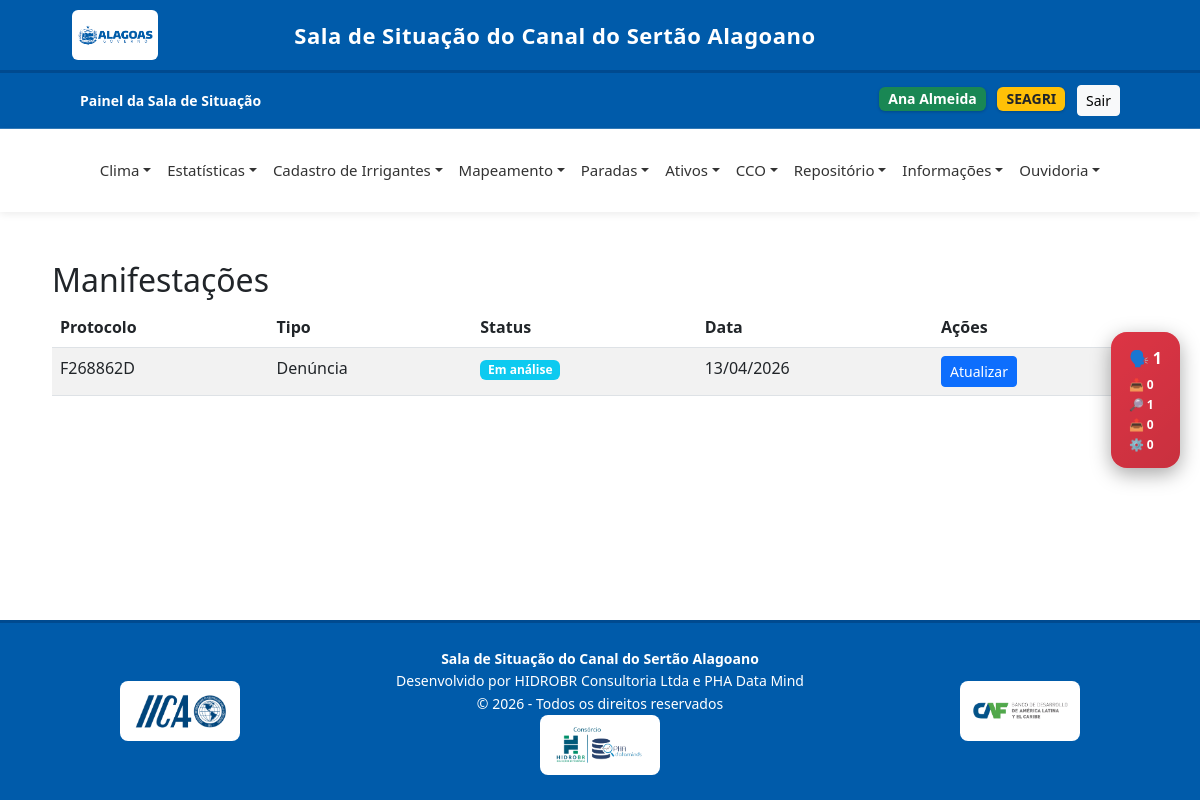
Screenshot of /ouvidoria/lista/ (signed in) with the database file from the repository.
### core/models.py (models this page shows, shortened)
class User(AbstractUser):
    GRUPOS_CHOICES = [
        ('seinfra', 'SEINFRA'),
        ('casal', 'CASAL'),
        ('segov', 'SEGOV'),
        ('seagri', 'SEAGRI'),
        ('arsal', 'ARSAL'),
        ('sefaz', 'SEFAZ'),
        ('iica', 'IICA'),
    ]
    grupo = models.CharField(max_length=50, choices=GRUPOS_CHOICES, blank=True, null=True)
    email = models.EmailField()
    groups = models.ManyToManyField(Group, related_name="+", blank=True)
    user_permissions = models.ManyToManyField(Permission, related_name="+", blank=True)

class Manifestacao(models.Model):
    TIPO_CHOICES = [
        ('denuncia', 'Denúncia'), #CASAL
        ('reclamacao', 'Reclamação'), #SEAGRI
        ('solicitacao', 'Solicitação'), #CASAL
        ('sugestao', 'Sugestão'), #SEAGRI
        ('elogio', 'Elogio'), #NÃO LEMBRO DE VER ALGUÉM ELOGIAR
    ]
    STATUS_CHOICES = [
        ('recebido', 'Recebido'),
        ('em_analise', 'Em análise'),
        ('encaminhado', 'Encaminhado'),
        ('em_andamento', 'Em andamento'),
        ('concluido', 'Concluído'),
    ]
    CLASSIFICACAO_CHOICES = [
        ('agropecuaria', 'Agropecuária'),
        ('consumo_humano', 'Consumo Humano'),
        ('outros', 'Outros'),
    ]
    nome = models.CharField(max_length=200, blank=True, null=True)
    email = models.EmailField(blank=True, null=True)
    telefone = models.CharField(max_length=20, blank=True, null=True)
    anonimo = models.BooleanField(default=False)
    classificacao = models.CharField(max_length=20, choices=CLASSIFICACAO_CHOICES, blank=True, null=True)
    tipo = models.CharField(max_length=20, choices=TIPO_CHOICES)
    assunto = models.CharField(max_length=200)
    descricao = models.TextField()
    municipio = models.CharField(max_length=150, blank=True, null=True)
    latitude = models.FloatField(blank=True, null=True)
    longitude = models.FloatField(blank=True, null=True)
    setor_responsavel = models.CharField(max_length=200, blank=True, null=True)
    status = models.CharField(
        max_length=20,
        choices=STATUS_CHOICES,
        default='recebido'
    )
    anexo = models.FileField(
        upload_to='ouvidoria/',
        blank=True,
        null=True
    )
    protocolo = models.CharField(max_length=20, unique=True)
    data_criacao = models.DateTimeField(auto_now_add=True)
    ultima_atualizacao = models.DateTimeField(auto_now=True)
    def cor_status(self):
        cores = {
            'recebido': 'secondary',
            'em_analise': 'info',
            'encaminhado': 'primary',
            'em_andamento': 'warning',
            'concluido': 'success',
            'indeferido': 'danger',
        }
        return cores.get(self.status, 'secondary')
    class Meta:
        ordering = ['-data_criacao']
        verbose_name = "Manifestação"
        verbose_name_plural = "Manifestações"

### core/views.py (the view)
# urls.py: path('ouvidoria/lista/', views.lista_manifestacoes, name='lista_manifestacoes'),
@login_required
def lista_manifestacoes(request):
    user = request.user
    limite = timezone.now() - timedelta(days=7)
    if user.grupo == 'seagri':
        manifestacoes = Manifestacao.objects.filter(setor_responsavel='SEAGRI')
    elif user.grupo == 'casal':
        manifestacoes = Manifestacao.objects.filter(setor_responsavel='CASAL')
    else:
        messages.error(request, "Você não tem permissão para acessar a ouvidoria!")
        return redirect('home')
    manifestacoes = manifestacoes.exclude(
        status='concluido',
        ultima_atualizacao__lt=limite
    )
    return render(request, 'ouvidoria/lista.html', {
        'manifestacoes': manifestacoes
    })

### templates/ouvidoria/lista.html
{% extends 'base.html' %}
{% load static %}
{% block content %}
<link rel="stylesheet" href="{% static 'css/lista.css' %}">
<div class="container mt-4">
    <h2>Manifestações</h2>
    {% if manifestacoes %}
        <table class="table table-striped">
            <thead>
                <tr>
                    <th>Protocolo</th>
                    <th>Tipo</th>
                    <th>Status</th>
                    <th>Data</th>
                    <th>Ações</th>
                </tr>
            </thead>
            <tbody>
                {% for m in manifestacoes %}
                <tr class="linha-clicavel" onclick="window.location='{% url 'acompanhar_manifestacao' m.protocolo %}'">
                    <td>{{ m.protocolo }}</td>
                    <td>{{ m.get_tipo_display }}</td>
                    <td>
                        <span class="badge bg-{{ m.cor_status }}">
                            {{ m.get_status_display }}
                        </span>
                    </td>
                    <td>{{ m.data_criacao|date:"d/m/Y" }}</td>
                    <td>
                        <a href="{% url 'atualizar_status' m.id %}"
                         class="btn btn-sm btn-primary"
                         onclick="event.stopPropagation();">
                          Atualizar
                        </a>
                    </td>
                </tr>
                {% endfor %}
            </tbody>
        </table>
    {% else %}
      <h6>Não há nenhuma manifestação a ser tratada no momento. </h6>
    {% endif %}
</div>
{% endblock %}

### templates/base.html (shortened to what this page needs)
{% load static %}
<!DOCTYPE html>
<html lang="pt-br">
<head>
    <link rel="stylesheet" href="{% static 'css/base.css' %}">
    <link href="https://cdn.jsdelivr.net/npm/bootstrap@5.3.0/dist/css/bootstrap.min.css" rel="stylesheet">
    <link rel="stylesheet" href="https://unpkg.com/leaflet/dist/leaflet.css"/>
</head>
<body>
<div class="header-institucional">
    <div class="container-fluid d-flex align-items-center justify-content-between">
        <div class="d-flex align-items-center">
            <img src="{% static 'img/governo.png' %}" height="100" class="me-4">
        </div>
        <div class="titulo-sistema text-center">
            <a class="navbar-brand align-items-center" href="{% url 'home' %}">
                Sala de Situação do Canal do Sertão Alagoano
            </a>
        </div>
    </div>
</div>
<div class="navbar-custom d-flex justify-content-between align-items-center">
    <div>
        <a class="navbar-brand align-items-center" href="{% url 'home' %}">
            <span><strong>Painel da Sala de Situação</strong></span>
        </a>
    </div>
    <div>
        {% if user.is_authenticated %}
            <span class="badge bg-success badge-usuario me-2">
                {{ user.get_full_name|default:user.username }}
            </span>
            <span class="badge bg-warning text-dark badge-usuario me-2">
                {{ user.get_grupo_display }}
            </span>
            <form action="{% url 'logout' %}" method="post" style="display:inline;">
                <button type="submit" class="btn btn-light btn-sm">Sair</button>
            </form>
        {% endif %}
    </div>
</div>
{% if user.is_authenticated %}
<nav class="navbar navbar-expand-lg navbar-light">
    <div class="container-fluid">
        <div class="collapse navbar-collapse justify-content-center" id="navbarMenu">
            <ul class="navbar-nav">
                <li class="nav-item dropdown">
                    <a class="nav-link dropdown-toggle" href="#">Clima</a>
                </li>
                <li class="nav-item dropdown">
                    <a class="nav-link dropdown-toggle" href="#">Estatísticas</a>
                </li>
                <li class="nav-item dropdown">
                    <a class="nav-link dropdown-toggle" href="#">Cadastro de Irrigantes</a>
                </li>
                <li class="nav-item dropdown">
                    <a class="nav-link dropdown-toggle" href="#">Mapeamento</a>
                </li>
                <li class="nav-item dropdown">
                    <a class="nav-link dropdown-toggle" href="#">Paradas</a>
                </li>
                <li class="nav-item dropdown">
                    <a class="nav-link dropdown-toggle" href="#">Ativos</a>
                </li>
                <li class="nav-item dropdown">
                    <a class="nav-link dropdown-toggle" href="#">CCO</a>
                </li>
                <li class="nav-item dropdown">
                    <a class="nav-link dropdown-toggle" href="#">Repositório</a>
                </li>
                <li class="nav-item dropdown">
                    <a class="nav-link dropdown-toggle" href="#">Informações</a>
                </li>
                {% if user.grupo == 'seagri' or user.grupo == 'casal' %}
                    <li class="nav-item dropdown">
                        <a class="nav-link dropdown-toggle" href="{% url 'lista_manifestacoes' %}">Ouvidoria</a>
                    </li>
                {% endif %}
            </ul>
        </div>
    </div>
</nav>
{% endif %}
<div class="container-main">
    {% block content %}
    {% endblock %}
</div>
<footer class="footer-institucional">
    <div class="container">
        <div class="row align-items-center">
            <div class="col-md-3 text-center text-md-start mb-3 mb-md-0">
                <div class="logo-box">
                    <img src="{% static 'img/iica.png' %}" alt="IICA">
                </div>
            </div>
            <div class="col-md-6 text-center footer-texto">
                <strong>Sala de Situação do Canal do Sertão Alagoano</strong><br>
                Desenvolvido por HIDROBR Consultoria Ltda e PHA Data Mind<br>
                © {% now "Y" %} - Todos os direitos reservados
                <div class="logo-box">
                    <img src="{% static 'img/hidro-pha.png' %}" alt="Hidro-PHA">
                </div>
            </div>
            <div class="col-md-3 text-center text-md-end">
                <div class="logos-direita">
                    <div class="logo-box">
                        <img src="{% static 'img/caf.png' %}" alt="CAF">
                    </div>
                </div>
            </div>
        </div>
    </div>
</footer>
{% if user.grupo == 'seagri' or user.grupo == 'casal' %}
    {% if total_manifestacoes > 0 %}
        <div id="ouvidoriaBadge" class="ouvidoria-badge">
            <a href="{% url 'lista_manifestacoes' %}">
                <div class="badge-main">🗣️ {{ total_manifestacoes }}</div>
                <div class="badge-sub">
                  <div>📥 {{ recebido }} </div>
                  <div>🔎 {{ em_analise }} </div>
                  <div>📤 {{ encaminhado }} </div>
                  <div>⚙️ {{ em_andamento }} </div>
                </div>
            </a>
        </div>
    {% endif %}
{% endif %}
</body>
</html>

### static/css/base.css (style rules this page uses)
html, body { height: 100%; }
body { margin: 0; font-family: Arial, Helvetica, sans-serif; background-color: #f4f6f9; display: flex; flex-direction: column; min-height: 100vh; }
.container-main { flex: 1; padding: 25px 40px; }
.header-institucional { background-color: #005baa; padding: 10px 60px; color: white; border-bottom: 3px solid #004a8f; }
.header-institucional img { max-height: 50px; background-color: white; padding: 6px 5px; border-radius: 6px; margin-right: 15px; }
.titulo-sistema { font-size: 22px; font-weight: bold; letter-spacing: 0.5px; }
.navbar-custom { background-color: #005baa; color: white; padding: 12px 80px; font-size: 14px; border-bottom: 1px solid rgba(255,255,255,0.2); }
.navbar-custom a { color: white; text-decoration: none; margin-right: 15px; font-weight: 500; }
.badge-usuario { font-size: 14px !important; padding: 8px 12px; border-radius: 6px !important; box-shadow: 0 1px 3px rgba(0,0,0,0.2) !important; }
.navbar { background-color: #ffffff; min-height: 75px; box-shadow: 0 2px 8px rgba(0,0,0,0.08); z-index: 1000; padding-left: 60px; padding-right: 60px; }
.navbar .nav-link { color: #333 !important; font-weight: 500; padding: 22px 12px; font-size: 15px; }
.dropdown-toggle::after { transition: 0.3s; }
.footer-institucional { background-color: #005baa; color: white; padding: 25px 40px; border-top: 3px solid #004a8f; font-size: 14px; margin-top: auto; }
.footer-texto { line-height: 1.6; }
.logo-box { width: 120px; height: 60px; background-color: white; border-radius: 8px; display: flex; align-items: center; justify-content: center; padding: 6px; margin: 0 auto; overflow: hidden; }
.logo-box img { width: auto; height: auto; max-width: 100%; max-height: 100%; display: block; }
.logos-direita { display: flex; gap: 10px; justify-content: center; }
.ouvidoria-badge { position: fixed; top: 50%; right: 20px; transform: translateY(-50%); background: linear-gradient(135deg, #dc3545, #bb2d3b); color: #fff; padding: 14px 18px; border-radius: 16px; font-weight: 600; font-size: 14px; display: flex; flex-direction: column; align-items: center; box-shadow: 0 6px 20px rgba(0,0,0,0.35); z-index: 999999; cursor: pointer; user-select: none; transition: all 0.25s ease; }
.ouvidoria-badge a { color: white; text-decoration: none; display: flex; flex-direction: column; align-items: center; }
.badge-main { font-size: 16px; font-weight: bold; margin-bottom: 6px; }
.badge-sub { font-size: 12px; display: flex; flex-direction: column; align-items: flex-start; gap: 2px; width: 100%; }
.ouvidoria-badge::after { content: ''; position: absolute; width: 100%; height: 100%; border-radius: 16px; background: rgba(220, 53, 69, 0.4); top: 0; left: 0; z-index: -1; animation: pulse 1.8s infinite; }

### static/css/lista.css (style rules this page uses)
.linha-clicavel { cursor: pointer; transition: background 0.2s ease; }

### rows the page displays
User: get_full_name "Ana Almeida", grupo "SEAGRI"
Manifestacao: protocolo "F268862D", tipo "Denúncia", status "Em análise", data_criacao "13/04/2026"

### other values shown
{{ total_manifestacoes }} "1"
{{ recebido }} "0"
{{ em_analise }} "1"
{{ encaminhado }} "0"
{{ em_andamento }} "0"
